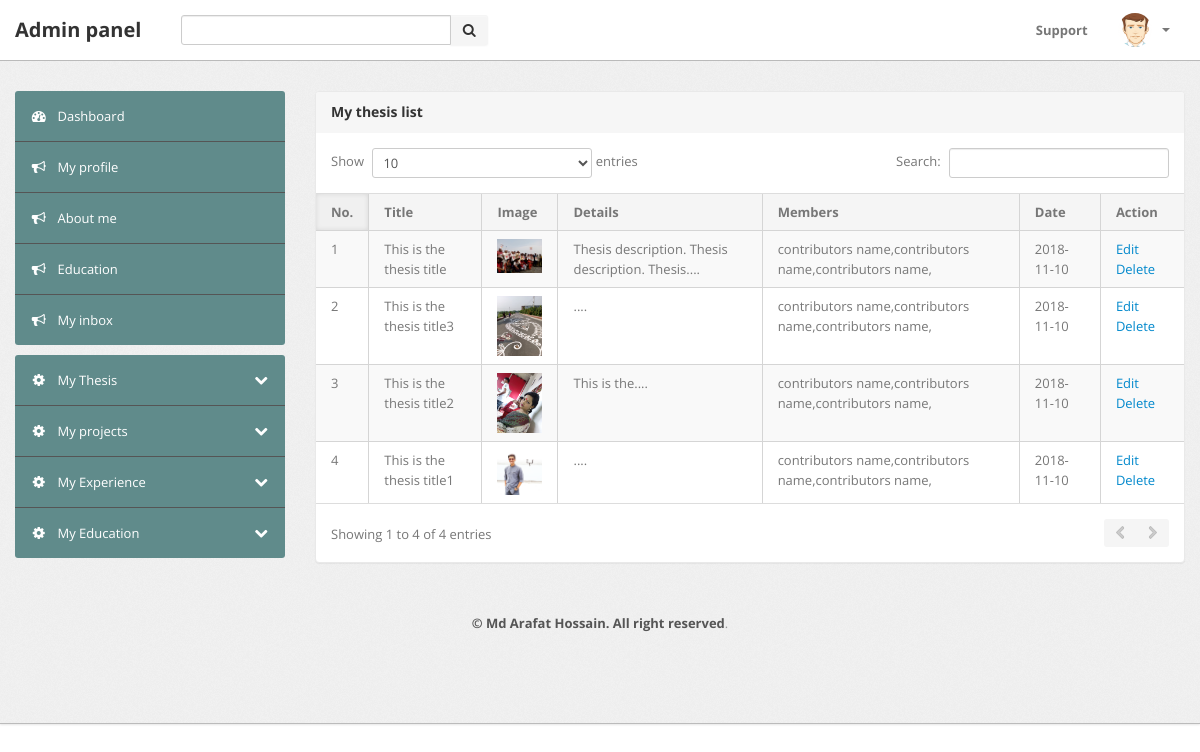
/website/admin/listthesis.php (signed in), run on the app's committed database.
### tables this page shows
CREATE TABLE `thesis` (
  `id` int(11) NOT NULL,
  `title` varchar(255) NOT NULL,
  `image` varchar(255) NOT NULL,
  `description` text NOT NULL,
  `contributors` varchar(500) NOT NULL,
  `dat` date NOT NULL
);

### website/admin/lib/Database.php (called while the page is built, shortened)
<?php
Class Database{
	public $host   = DB_HOST;
	public $user   = DB_USER;
	public $pass   = DB_PASS;
	public $dbname = DB_NAME;
	public $link;
	private function connectDB(){
	$this->link = new mysqli($this->host, $this->user, $this->pass, $this->dbname);
 }
	public function select($query){
		$result = $this->link->query($query) or die($this->link->error.__LINE__);
		if($result->num_rows > 0){
			return $result;
		} else {
			return false;
		}
	}
}

### website/admin/helpers/Format.php (called while the page is built, shortened)
<?php
class format{
	public function textShorten($text, $limit=150){
		$text = $text." ";
		$text = substr($text, 0, $limit);
		$text = substr($text, 0, strrpos($text,' '));
		$text = $text."....";
		return $text;
}
}
?>

### website/admin/listthesis.php (the view, shortened to what this page needs)
<?php include 'inc/header.php'; ?>
<?php include 'inc/sidebar.php'; ?>
				<div class="span9">
					<div class="content">
						<div class="module">
							<div class="module-head">
								<h3>My thesis list</h3>
							</div>
							<div class="module-body table">
								<table cellpadding="0" cellspacing="0" border="0" class="datatable-1 table table-bordered table-striped	 display" width="100%">
									<thead>
										<tr>
											<th>No.</th>
											<th>Title</th>
											<th>Image</th>
											<th>Details</th>
											<th>Members</th>
											<th>Date</th>
											<th>Action</th>
										</tr>
									</thead>
									<tbody>
							<?php
								$query = "SELECT * FROM thesis ORDER BY id DESC";
								$result = $db->select($query);
								if($result){
									$i=1;
									while($data = $result->fetch_assoc()){
							?>
								<tr class="odd gradeX">
									<td><?php echo $i; ?></td>
									<td><?php echo $data['title']; ?></td>
									<td><img src="<?php echo $data['image']; ?>" alt="image" width="50px" height="50px"/></td>
									<td><?php echo $fm->textShorten($data['description'], 50); ?></td>
									<td><?php echo $data['contributors']; ?></td>
									<td><?php echo $data['dat']; ?></td>
									<td>
										<a href="editthesis.php?editId=<?php echo $data['id']; ?>">Edit</a>
										<a onclick="return confirm('Are you sure to delete?');"  href="deletethesis.php?deleteId=<?php echo $data['id']; ?>">Delete</a>
					 				</td>
								</tr>
							<?php
								$i++;
								} }
							?>
									</tbody>
								</table>
							</div>
						</div>
<?php include 'inc/footer.php'; ?>

### website/admin/css/theme.css (style rules this page uses)
body { font-size: 13px; font-family: 'Open Sans', Arial, sans-serif; background: #fff; color: #777 }
h1, h2, h3, h4, h5, h6 { color: #333; margin-top: 0 }
h3 { font-size: 20px }
.module { background: #fff; -webkit-border-radius: 3px; -moz-border-radius: 3px; border-radius: 3px; border: 1px solid #ccc; border-bottom-color: #bbb; -webkit-box-shadow: 0 0 1px rgba(0,0,0,0.2); -moz-box-shadow: 0 0 1px rgba(0,0,0,0.2); box-shadow: 0 0 1px rgba(0,0,0,0.2); margin-bottom: 30px }
.table { margin-bottom: 0 }
.table th, .table td { border-color: #d5d5d5!important }
.table-bordered thead:first-child tr:first-child>th:first-child, .table-bordered tbody:first-child tr:first-child>td:first-child { -webkit-border-top-left-radius: 2px; -moz-border-radius-topleft: 2px; border-top-left-radius: 2px }
.table-bordered thead:first-child tr:first-child>th:last-child, .table-bordered tbody:first-child tr:first-child>td:last-child { -webkit-border-top-right-radius: 2px; -moz-border-radius-topright: 2px; border-top-right-radius: 2px }
.table-bordered thead:last-child tr:last-child>th:first-child, .table-bordered tbody:last-child tr:last-child>td:first-child, .table-bordered tfoot:last-child tr:last-child>td:first-child { -webkit-border-bottom-left-radius: 2px; -moz-border-radius-bottomleft: 2px; border-bottom-left-radius: 2px }
.table-bordered thead:last-child tr:last-child>th:last-child, .table-bordered tbody:last-child tr:last-child>td:last-child, .table-bordered tfoot:last-child tr:last-child>td:last-child { -webkit-border-bottom-right-radius: 2px; -moz-border-radius-bottomright: 2px; border-bottom-right-radius: 2px }
.module { box-shadow: 0 0 3px rgba(0,0,0,.1); border-color: #e9e9e9; margin-bottom: 20px; background-color: #fff; border-radius: 4px; -webkit-box-shadow: 0 1px 1px rgba(0,0,0,.05); box-shadow: 0 1px 1px rgba(0,0,0,.05); }
.module-head { color: #767676; background-color: #f6f6f6; border-color: #e9e9e9; padding: 10px 15px; border-bottom: 1px solid transparent; border-top-right-radius: 3px; border-top-left-radius: 3px; }
.module-head h3 { font-size: 14px; line-height: 20px; height: 20px; margin: 0 }
.module-body { padding: 15px }
.module-body.table { padding: 15px 0 }
.module-body.table .table th, .module-body.table .table td { padding-left: 15px; padding-right: 15px }
.dataTables_wrapper table th { background: #f5f5f5; cursor: pointer }
.dataTables_wrapper table th.sorting_asc, .dataTables_wrapper table th.sorting_desc { background: #f0f0f0; -webkit-box-shadow: 0 0 5px rgba(0,0,0,0.1) inset; -moz-box-shadow: 0 0 5px rgba(0,0,0,0.1) inset; box-shadow: 0 0 5px rgba(0,0,0,0.1) inset }
.dataTables_wrapper .table-bordered { -webkit-border-radius: 0; -moz-border-radius: 0; border-radius: 0; border-left: 0; border-right: 0 }
.dataTables_wrapper .table-bordered thead tr>th:first-child, .dataTables_wrapper .table-bordered tbody tr>td:first-child, .dataTables_wrapper .table-bordered tfoot tr>td:first-child, .dataTables_wrapper .table-bordered tfoot tr>th:first-child { border-left: 0 }
.dataTables_wrapper .table-bordered thead:first-child tr:first-child>th:first-child, .dataTables_wrapper .table-bordered tbody:first-child tr:first-child>td:first-child { -webkit-border-top-left-radius: 0; -moz-border-radius-topleft: 0; border-top-left-radius: 0 }
.dataTables_wrapper .table-bordered thead:first-child tr:first-child>th:last-child, .dataTables_wrapper .table-bordered tbody:first-child tr:first-child>td:last-child { -webkit-border-top-right-radius: 0; -moz-border-radius-topright: 0; border-top-right-radius: 0 }
.dataTables_wrapper .table-bordered thead:last-child tr:last-child>th:first-child, .dataTables_wrapper .table-bordered tbody:last-child tr:last-child>td:first-child, .dataTables_wrapper .table-bordered tfoot:last-child tr:last-child>td:first-child { -webkit-border-bottom-left-radius: 0; -moz-border-radius-bottomleft: 0; border-bottom-left-radius: 0 }
.dataTables_wrapper .table-bordered thead:last-child tr:last-child>th:last-child, .dataTables_wrapper .table-bordered tbody:last-child tr:last-child>td:last-child, .dataTables_wrapper .table-bordered tfoot:last-child tr:last-child>td:last-child { -webkit-border-bottom-right-radius: 0; -moz-border-radius-bottomright: 0; border-bottom-right-radius: 0 }

### data on the page
thesis: title "This is the thesis title", image (picture), description "Thesis description. Thesis description. Thesis....", contributors "contributors name,contributors name,contributors name,", dat "2018-11-10"
thesis: title "This is the thesis title3", image (picture), description "....", contributors "contributors name,contributors name,contributors name,", dat "2018-11-10"
thesis: title "This is the thesis title2", image (picture), description "This is the....", contributors "contributors name,contributors name,contributors name,", dat "2018-11-10"
thesis: title "This is the thesis title1", image (picture), description "....", contributors "contributors name,contributors name,contributors name,", dat "2018-11-10"
